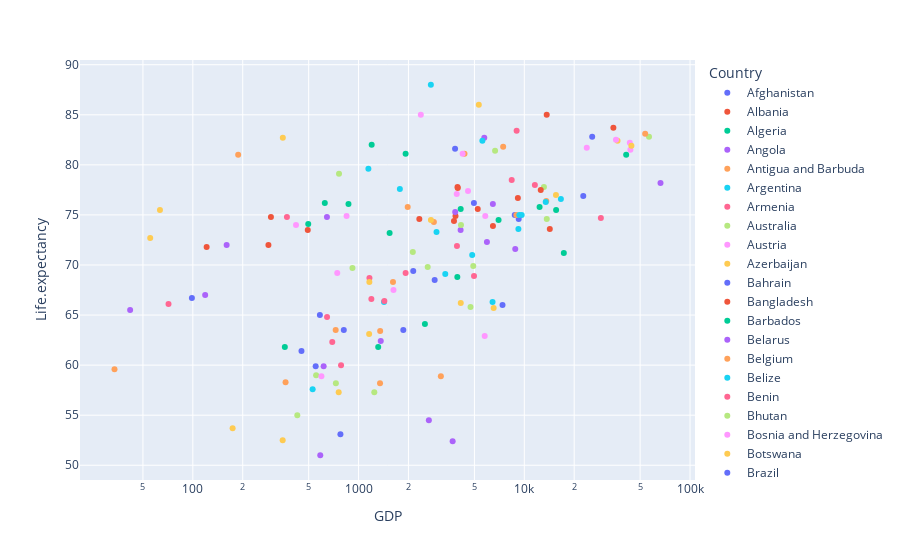

Here is the notebook cell this chart was saved with:
### Code cell
import plotly.express as px

fig = px.scatter(life_data, x="GDP", y="Life.expectancy",
        color="Country",
                 hover_name="Country", log_x=True, size_max=60)
fig.show()
